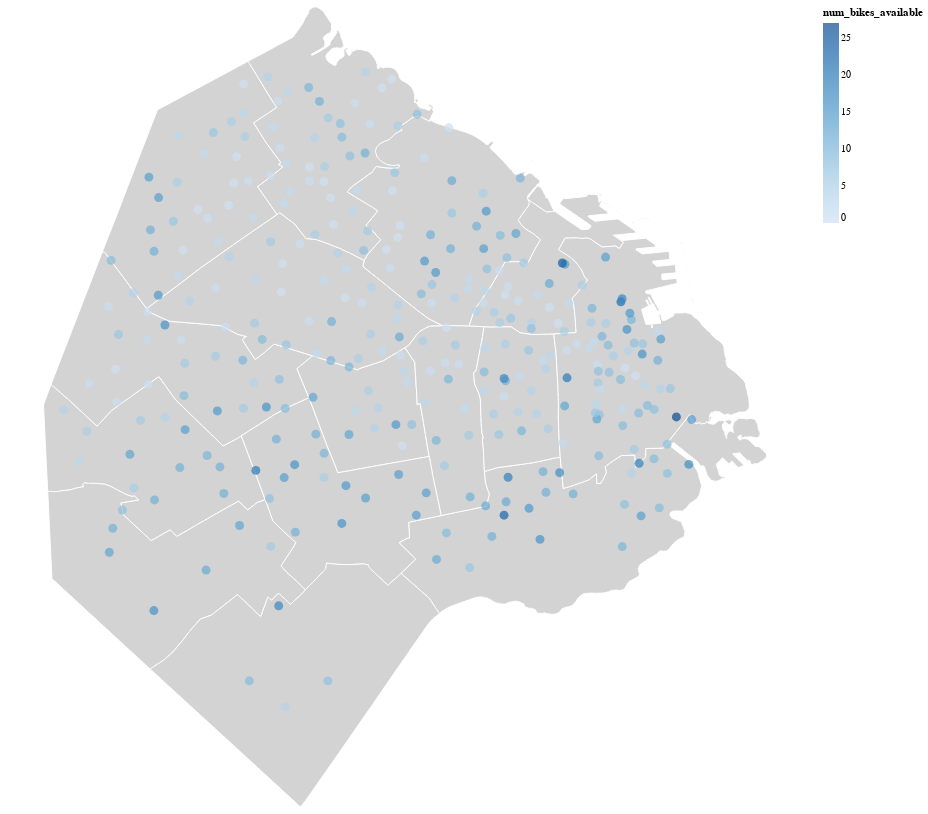

The notebook cell this image was saved under:
### Code cell
points = alt.Chart(stations).mark_circle().encode(
    longitude='lon:Q',
    latitude='lat:Q',
    size=alt.value(80),
    color='num_bikes_available',
    tooltip=['name','address','num_bikes_available', 'num_bikes_disabled', 'num_docks_available','last_reported'],
).properties(
    width=500,
    height=400
)

data_muni = gpd.read_file('shape/comunas/comunas_wgs84.shp')

caba = alt.Chart(data_muni).mark_geoshape(stroke='white',
                            fill='lightgray').encode().properties(width=800,
                                                                 height=800).project('mercator')
mapa = caba + points
mapa

### Figure 1 — Vega-Lite specification as saved in the notebook (floating-point values rounded to 4 significant figures; data arrays with more than 128 entries replaced by an {"elided": "..."} marker saying what was removed)
{"config": {"view": {"continuousWidth": 400, "continuousHeight": 300}}, "layer": [{"data": {"name": "data-7802f07f1982b88103d14330cf80c843"}, "mark": {"type": "geoshape", "fill": "lightgray", "stroke": "white"}, "encoding": {}, "height": 800, "projection": {"type": "mercator"}, "width": 800}, {"data": {"name": "data-93651fcccc94ad89e37a0d1ae1d0bb7b"}, "mark": "circle", "encoding": {"color": {"field": "num_bikes_available", "type": "quantitative"}, "latitude": {"field": "lat", "type": "quantitative"}, "longitude": {"field": "lon", "type": "quantitative"}, "size": {"value": 80}, "tooltip": [{"field": "name", "type": "nominal"}, {"field": "address", "type": "nominal"}, {"field": "num_bikes_available", "type": "quantitative"}, {"field": "num_bikes_disabled", "type": "quantitative"}, {"field": "num_docks_available", "type": "quantitative"}, {"field": "last_reported", "type": "quantitative"}]}, "height": 400, "width": 500}], "$schema": "https://vega.github.io/schema/vega-lite/v4.17.0.json", "datasets": {"data-7802f07f1982b88103d14330cf80c843": [{"ID": 1, "OBJETO": "LIMITE COMUNAL", "COMUNAS": 2.0, "BARRIOS": "RECOLETA", "PERIMETRO": 21450.0, "AREA": 6317000.0, "type": "Feature", "geometry": {"type": "Polygon", "coordinates": {"elided": "1x1197x2 float values"}}}, {"ID": 3, "OBJETO": "LIMITE COMUNAL", "COMUNAS": 6.0, "BARRIOS": "CABALLITO", "PERIMETRO": 10990.0, "AREA": 6851000.0, "type": "Feature", "geometry": {"type": "Polygon", "coordinates": {"elided": "1x155x2 float values"}}}, {"ID": 6, "OBJETO": "LIMITE COMUNAL", "COMUNAS": 10.0, "BARRIOS": "FLORESTA - MONTE CASTRO - VELEZ SARSFIELD - VERSALLES - VILLA LURO - VILLA REAL", "PERIMETRO": 18330.0, "AREA": 12660000.0, "type": "Feature", "geometry": {"type": "Polygon", "coordinates": {"elided": "1x335x2 float values"}}}, {"ID": 7, "OBJETO": "LIMITE COMUNAL", "COMUNAS": 11.0, "BARRIOS": "VILLA DEL PARQUE - VILLA  DEVOTO - VILLA GRAL. MITRE - VILLA SANTA RITA", "PERIMETRO": 19990.0, "AREA": 14120000.0, "type": "Feature", "geometry": {"type": "Polygon", "coordinates": {"elided": "1x330x2 float values"}}}, {"ID": 8, "OBJETO": "LIMITE COMUNAL", "COMUNAS": 12.0, "BARRIOS": "COGHLAN - SAAVEDRA - VILLA PUEYRREDON - VILLA URQUIZA", "PERIMETRO": 17230.0, "AREA": 15570000.0, "type": "Feature", "geometry": {"type": "Polygon", "coordinates": {"elided": "1x218x2 float values"}}}, {"ID": 9, "OBJETO": "LIMITE COMUNAL", "COMUNAS": 14.0, "BARRIOS": "PALERMO", "PERIMETRO": 22130.0, "AREA": 15850000.0, "type": "Feature", "geometry": {"type": "Polygon", "coordinates": {"elided": "1x1159x2 float values"}}}, {"ID": 11, "OBJETO": "LIMITE COMUNAL", "COMUNAS": 15.0, "BARRIOS": "AGRONOMIA - CHACARITA -  PARQUE CHAS -  PATERNAL - VILLA CRESPO - VILLA ORTUZAR", "PERIMETRO": 17830.0, "AREA": 14320000.0, "type": "Feature", "geometry": {"type": "Polygon", "coordinates": {"elided": "1x323x2 float values"}}}, {"ID": 15, "OBJETO": "LIMITE COMUNAL", "COMUNAS": 13.0, "BARRIOS": "BELGRANO - COLEGIALES - NUÑEZ", "PERIMETRO": 26200.0, "AREA": 14710000.0, "type": "Feature", "geometry": {"type": "Polygon", "coordinates": {"elided": "1x1127x2 float values"}}}, {"ID": 13, "OBJETO": "LIMITE COMUNAL", "COMUNAS": 4.0, "BARRIOS": "BARRACAS - BOCA - NUEVA POMPEYA - PARQUE PATRICIOS", "PERIMETRO": 35420.0, "AREA": 21680000.0, "type": "Feature", "geometry": {"type": "Polygon", "coordinates": {"elided": "1x1855x2 float values"}}}, {"ID": 2, "OBJETO": "LIMITE COMUNAL", "COMUNAS": 5.0, "BARRIOS": "ALMAGRO - BOEDO", "PERIMETRO": 12320.0, "AREA": 6661000.0, "type": "Feature", "geometry": {"type": "Polygon", "coordinates": {"elided": "1x210x2 float values"}}}, {"ID": 4, "OBJETO": "LIMITE COMUNAL", "COMUNAS": 7.0, "BARRIOS": "FLORES - PARQUE CHACABUCO", "PERIMETRO": 17970.0, "AREA": 12420000.0, "type": "Feature", "geometry": {"type": "Polygon", "coordinates": {"elided": "1x338x2 float values"}}}, {"ID": 10, "OBJETO": "LIMITE COMUNAL", "COMUNAS": 3.0, "BARRIOS": "BALVANERA - SAN CRISTOBAL", "PERIMETRO": 10490.0, "AREA": 6386000.0, "type": "Feature", "geometry": {"type": "Polygon", "coordinates": {"elided": "1x176x2 float values"}}}, {"ID": 5, "OBJETO": "LIMITE COMUNAL", "COMUNAS": 9.0, "BARRIOS": "LINIERS - MATADEROS - PARQUE AVELLANEDA", "PERIMETRO": 21410.0, "AREA": 16510000.0, "type": "Feature", "geometry": {"type": "Polygon", "coordinates": {"elided": "1x385x2 float values"}}}, {"ID": 12, "OBJETO": "LIMITE COMUNAL", "COMUNAS": 8.0, "BARRIOS": "VILLA LUGANO - VILLA RIACHUELO - VILLA SOLDATI", "PERIMETRO": 20940.0, "AREA": 22220000.0, "type": "Feature", "geometry": {"type": "Polygon", "coordinates": {"elided": "1x408x2 float values"}}}, {"ID": 14, "OBJETO": "LIMITE COMUNAL", "COMUNAS": 1.0, "BARRIOS": "CONSTITUCION - MONTSERRAT - PUERTO MADERO - RETIRO - SAN NICOLAS - SAN TELMO", "PERIMETRO": 36100.0, "AREA": 17790000.0, "type": "Feature", "geometry": {"type": "MultiPolygon", "coordinates": {"elided": "2 rows, 5308 float values in total"}}}], "data-93651fcccc94ad89e37a0d1ae1d0bb7b": {"elided": "318 records"}}}
